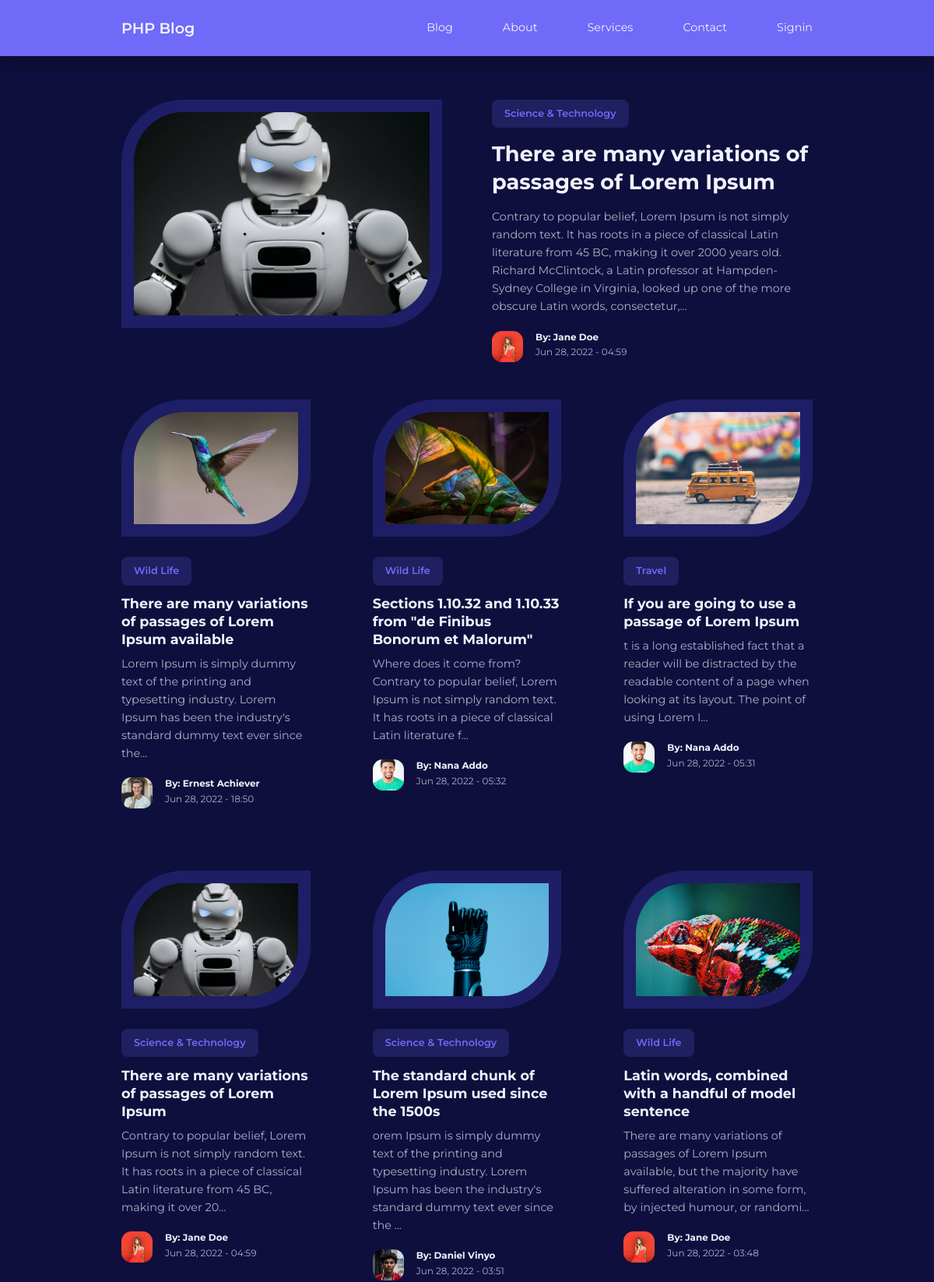
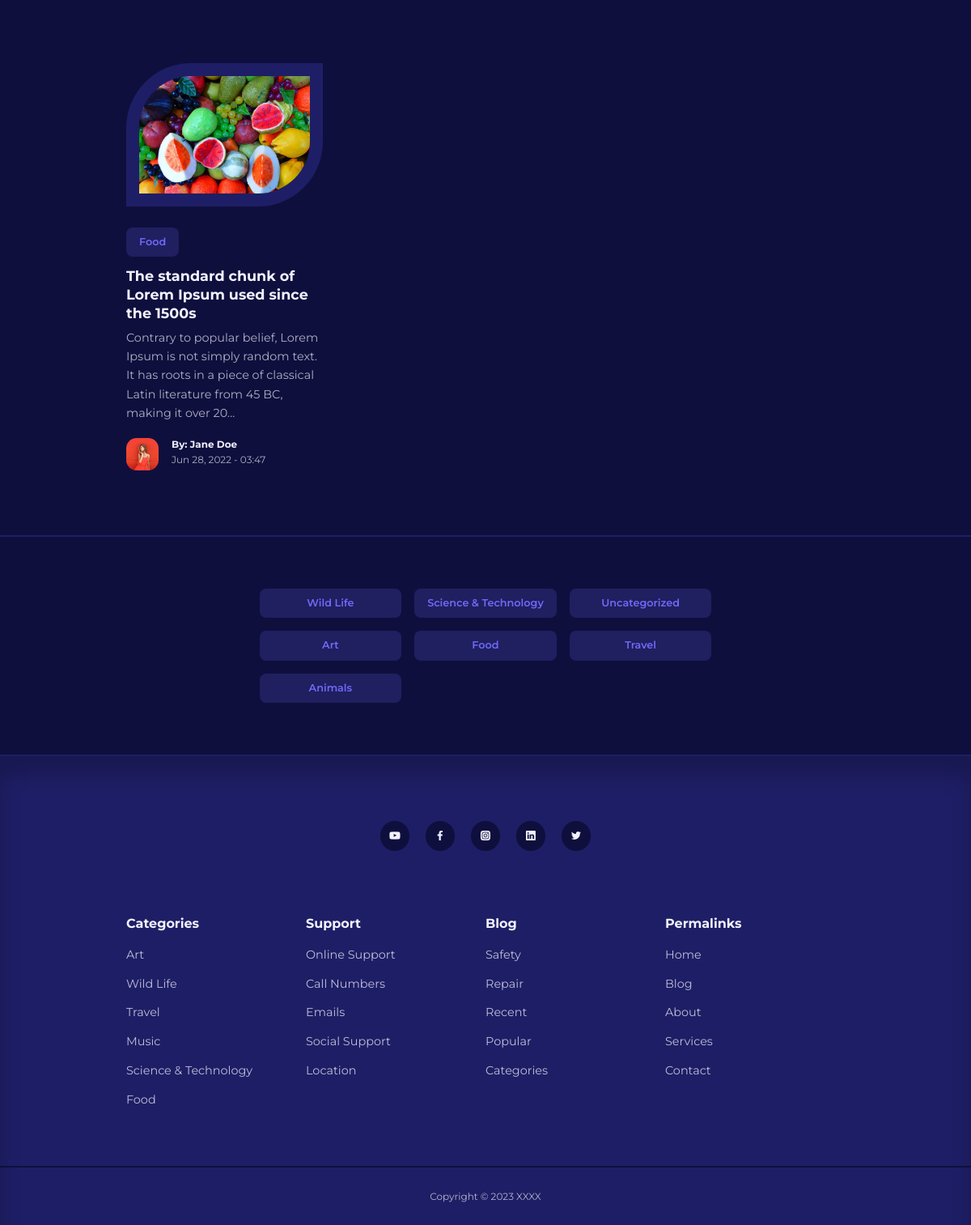
The page / on the database its author committed (2 pictures, top to bottom).
### tables this page shows
CREATE TABLE `posts` (
  `id` int(11) UNSIGNED NOT NULL,
  `title` varchar(255) NOT NULL,
  `body` text NOT NULL,
  `thumbnail` varchar(255) NOT NULL,
  `date_time` timestamp NOT NULL DEFAULT current_timestamp(),
  `category_id` int(11) UNSIGNED DEFAULT NULL,
  `author_id` int(11) UNSIGNED NOT NULL,
  `is_featured` tinyint(1) NOT NULL
);

CREATE TABLE `categories` (
  `id` int(11) UNSIGNED NOT NULL,
  `title` varchar(50) NOT NULL,
  `description` text NOT NULL
);

CREATE TABLE `users` (
  `id` int(11) UNSIGNED NOT NULL,
  `firstname` varchar(50) NOT NULL,
  `lastname` varchar(50) NOT NULL,
  `username` varchar(50) NOT NULL,
  `email` varchar(100) NOT NULL,
  `password` varchar(255) NOT NULL,
  `avatar` varchar(255) NOT NULL,
  `is_admin` tinyint(1) NOT NULL
);

### index.php (the view)
<?php
include 'partials/header.php';
$featured_query = "SELECT * FROM posts WHERE is_featured = 1";
$featured_result = mysqli_query($connection, $featured_query);
$featured = mysqli_fetch_assoc($featured_result);
$query = "SELECT * FROM posts ORDER BY date_time DESC LIMIT 9";
$posts = mysqli_query($connection, $query);
?>
<?php if (mysqli_num_rows($featured_result) == 1) : ?>
    <section class="featured">
        <div class="container featured__container">
            <div class="post__thumbnail">
                <img src="./images/<?= $featured['thumbnail'] ?>">
            </div>
            <div class="post__info">
                <?php
                $category_id = $featured['category_id'];
                $category_query = "SELECT * FROM categories WHERE id = $category_id";
                $category_result = mysqli_query($connection, $category_query);
                $category = mysqli_fetch_assoc($category_result);
                $category_title = $category['title'];
                ?>
                <a href="<?= ROOT_URL ?>category-posts.php?id=<?= $featured['category_id'] ?>" class="category__button"><?= $category_title ?></a>
                <h2 class="post__title"><a href="<?= ROOT_URL ?>post.php?id=<?= $featured['id'] ?>"><?= $featured['title'] ?></a></h2>
                <p class="post__body">
                    <?= substr($featured['body'], 0, 300) ?>...
                </p>
                <?php
                $author_id = $featured['author_id'];
                $author_query = "SELECT * FROM users WHERE id = $author_id";
                $author_result = mysqli_query($connection, $author_query);
                $author = mysqli_fetch_assoc($author_result);
                $author_name = "{$author['firstname']} {$author['lastname']}";
                $author_avatar = $author['avatar'];
                ?>
                <div class="post__author">
                    <div class="post__author-avatar">
                        <img src="./images/<?= $author_avatar ?>">
                    </div>
                    <div class="post__author-info">
                        <h5>By: <?= $author_name ?></h5>
                        <small><?= date("M d, Y - H:i", strtotime($featured['date_time'])) ?></small>
                    </div>
                </div>
            </div>
        </div>
    </section>
<?php endif; ?>
<section class="posts <?= $featured ? '' : 'section__extra-margin' ?>">
    <div class="container posts__container">
        <?php while ($post = mysqli_fetch_assoc($posts)) : ?>
            <article class="post">
                <div class="post__thumbnail">
                    <img src="./images/<?= $post['thumbnail'] ?>">
                </div>
                <div class="post__info">
                    <?php
                    $category_id = $post['category_id'];
                    $category_query = "SELECT * FROM categories WHERE id = $category_id";
                    $category_result = mysqli_query($connection, $category_query);
                    $category = mysqli_fetch_assoc($category_result);
                    $category_title = $category['title'];
                    ?>
                    <a href="<?= ROOT_URL ?>category-posts.php?id=<?= $post['category_id'] ?>" class="category__button"><?= $category_title ?></a>
                    <h3 class="post__title">
                        <a href="<?= ROOT_URL ?>post.php?id=<?= $post['id'] ?>"><?= $post['title'] ?></a>
                    </h3>
                    <p class="post__body">
                        <?= substr($post['body'], 0, 150) ?>...
                    </p>
                    <div class="post__author">
                        <?php
                        $author_id = $post['author_id'];
                        $author_query = "SELECT * FROM users WHERE id = $author_id";
                        $author_result = mysqli_query($connection, $author_query);
                        $author = mysqli_fetch_assoc($author_result);
                        $author_name = "{$author['firstname']} {$author['lastname']}";
                        $author_avatar = $author['avatar'];
                        ?>
                        <div class="post__author-avatar">
                            <img src="./images/<?= $author_avatar ?>">
                        </div>
                        <div class="post__author-info">
                            <h5>By: <?= $author_name ?></h5>
                            <small><?= date("M d, Y - H:i", strtotime($post['date_time'])) ?></small>
                        </div>
                    </div>
                </div>
            </article>
        <?php endwhile ?>
    </div>
</section>
<section class="category__buttons">
    <div class="container category__buttons-container">
        <?php
        $all_categories_query = "SELECT * FROM categories";
        $all_categories_result = mysqli_query($connection, $all_categories_query);
        ?>
        <?php while ($category = mysqli_fetch_assoc($all_categories_result)) : ?>
            <a href="<?= ROOT_URL ?>category-posts.php?id=<?= $category['id'] ?>" class="category__button"><?= $category['title'] ?></a>
        <?php endwhile ?>
    </div>
</section>
<?php
include 'partials/footer.php';
?>

### partials/header.php (shortened to what this page needs)
<!DOCTYPE html>
<html lang="en">
<head>
  <link rel="stylesheet" href="<?= ROOT_URL ?>css/style.css">
  <link rel="stylesheet" href="https://unicons.iconscout.com/release/v4.0.0/css/line.css">
</head>
<body>
  <nav>
    <div class="container nav__container">
      <a href="<?= ROOT_URL ?>" class="nav__logo">PHP Blog</a>
      <ul class="nav__items">
        <li><a href="<?= ROOT_URL ?>blog.php">Blog</a></li>
        <li><a href="<?= ROOT_URL ?>about.php">About</a></li>
        <li><a href="<?= ROOT_URL ?>services.php">Services</a></li>
        <li><a href="<?= ROOT_URL ?>contact.php">Contact</a></li>
        <?php if (isset($_SESSION['user-id'])) : ?>
          <li class="nav__profile">
            <div class="avatar">
              <img src="<?= ROOT_URL . 'images/' . $avatar ?>">
            </div>
            <ul>
              <li><a href="<?= ROOT_URL ?>admin/index.php">Dashboard</a></li>
              <li><a href="<?= ROOT_URL ?>logout.php">Logout</a></li>
            </ul>
          </li>
        <?php else : ?>
          <li><a href="signin.php">Signin</a></li>
        <?php endif; ?>
      </ul>
    </div>
  </nav>

### partials/footer.php (shortened to what this page needs)
<footer>
  <div class="footer__socials">
    <a href="https://youtube.com/egatortutorials" target="_blank"><i class="uil uil-youtube"></i></a>
    <a href="https://facebook.com" target="_blank"><i class="uil uil-facebook-f"></i></a>
    <a href="https://instagram.com" target="_blank"><i class="uil uil-instagram-alt"></i></a>
    <a href="https://linkedin.com" target="_blank"><i class="uil uil-linkedin"></i></a>
    <a href="https://twitter.com" target="_blank"><i class="uil uil-twitter"></i></a>
  </div>
  <div class="container footer__container">
    <article>
      <h4>Categories</h4>
      <ul>
        <li><a href="">Art</a></li>
        <li><a href="">Wild Life</a></li>
        <li><a href="">Travel</a></li>
        <li><a href="">Music</a></li>
        <li><a href="">Science & Technology</a></li>
        <li><a href="">Food</a></li>
      </ul>
    </article>
    <article>
      <h4>Support</h4>
      <ul>
        <li><a href="">Online Support</a></li>
        <li><a href="">Call Numbers</a></li>
        <li><a href="">Emails</a></li>
        <li><a href="">Social Support</a></li>
        <li><a href="">Location</a></li>
      </ul>
    </article>
    <article>
      <h4>Blog</h4>
      <ul>
        <li><a href="">Safety</a></li>
        <li><a href="">Repair</a></li>
        <li><a href="">Recent</a></li>
        <li><a href="">Popular</a></li>
        <li><a href="">Categories</a></li>
      </ul>
    </article>
    <article>
      <h4>Permalinks</h4>
      <ul>
        <li><a href="">Home</a></li>
        <li><a href="">Blog</a></li>
        <li><a href="">About</a></li>
        <li><a href="">Services</a></li>
        <li><a href="">Contact</a></li>
      </ul>
    </article>
  </div>
  <div class="footer__copyright">
    <small>Copyright &copy; 2023 XXXX</small>
  </div>
</footer>
</body>
</html>

### css/style.css (style rules this page uses)
:root { --color-primary: #6f6af8; --color-primary-light: hsl(242, 91%, 69%, 18%); --color-primary-variant: #5854c7; --color-red: #da0f3f; --color-red-light: hsl(346, 87%, 46%, 15%); --color-green: #00c476; --color-green-light: hsl(156, 100%, 38%, 15%); --color-gray-900: #1e1e66; --color-gray-700: #2d2b7c; --color-gray-300: rgba(242, 242, 254, 0.3); --color-gray-200: rgba(242, 242, 254, 0.7); --color-white: #f2f2fe; --color-bg: #0f0f3e; --transition: all 300ms ease; --container-width-lg: 74%; --container-width-md: 88%; --form-width: 40%; --card-border-radius-1: 0.3rem; --card-border-radius-2: 0.5rem; --card-border-radius-3: 0.8rem; --card-border-radius-4: 2rem; --card-border-radius-5: 5rem; }
* { margin: 0; padding: 0; outline: 0; border: 0; appearance: 0; list-style: none; text-decoration: none; box-sizing: border-box; }
body { font-family: 'Montserrat', sans-serif; line-height: 1.6; color: var(--color-gray-200); overflow-x: hidden; background: var(--color-bg); font-size: 0.9rem; }
.container { width: var(--container-width-lg); max-width: 1800px; margin-inline: auto; }
section { margin-top: 3rem; width: 100vw; }
h1, h2, h3, h4, h5 { color: var(--color-white); line-height: 1.3; }
h2 { font-size: 1.7rem; margin: 1rem 0; }
h3 { font-size: 1.1rem; margin: 0.8rem 0 0.5rem; }
h4 { font-size: 1rem; }
a { color: var(--color-white); transition: var(--transition); }
img { display: block; width: 100%; object-fit: cover; }
nav { background: var(--color-primary); width: 100vw; height: 4.5rem; position: fixed; top: 0; z-index: 10; box-shadow: 0 1rem 1rem rgba(0, 0, 0, 0.2); }
.nav__container { height: 100%; display: flex; align-items: center; justify-content: space-between; }
.nav__logo { font-weight: 600; font-size: 1.2rem; }
.nav__items { display: flex; align-items: center; gap: 4rem; }
.category__button { background: var(--color-primary-light); color: var(--color-primary); display: inline-block; padding: 0.5rem 1rem; border-radius: var(--card-border-radius-2); font-weight: 600; font-size: 0.8rem; text-align: center; }
.post__thumbnail { border-radius: var(--card-border-radius-5) 0; border: 1rem solid var(--color-gray-900); overflow: hidden; margin-bottom: 1.6rem; }
.post__author { display: flex; gap: 1rem; margin-top: 1.2rem; }
.post__author-avatar { width: 2.5rem; height: 2.5rem; border-radius: var(--card-border-radius-3); overflow: hidden; }
.featured { margin-top: 8rem; }
.featured__container { display: grid; grid-template-columns: 1fr 1fr; gap: 4rem; }
.featured .post__thumbnail { height: fit-content; }
.posts__container { display: grid; grid-template-columns: repeat(3, 1fr); gap: 5rem; margin-bottom: 5rem;; }
.category__buttons { padding: 4rem 0; border-top: 2px solid var(--color-gray-900); border-bottom: 2px solid var(--color-gray-900); }
.category__buttons-container { width: fit-content; display: grid; grid-template-columns: repeat(3, 1fr); gap: 1rem; }
footer { background: var(--color-gray-900); padding: 5rem 0 0; box-shadow: inset 0 1.5rem 1.5rem rgba(0, 0, 0, 0.2); }
.footer__socials { margin-inline: auto; width: fit-content; margin-bottom: 5rem; display: flex; justify-content: space-between; align-items: center; gap: 1.2rem; }
.footer__socials a { background: var(--color-bg); border-radius: 50%; width: 2.3rem; height: 2.3rem; display: flex; align-items: center; justify-content: center; }
.footer__container { display: grid; grid-template-columns: repeat(4, 1fr); }
footer h4 { color: var(--color-white); margin-bottom: 0.6rem; }
footer ul li { padding: 0.4rem 0; }
footer ul a { opacity: 0.75; }
.footer__copyright { text-align: center; padding: 1.5rem 0; border-top: 2px solid var(--color-bg); margin-top: 4rem; }

### rows shown on the page
posts: thumbnail (picture), title "There are many variations of passages of Lorem Ipsum", body "Contrary to popular belief, Lorem Ipsum is not simply random text. It has roots in a piece of classical Latin literature from 45 BC, making it over 2000 years old. Richard McClintock, a Latin professor at Hampden-Sydney College in Virginia, looked up one of the more obscure Latin words, consectetur,", date_time "Jun 28, 2022 - 04:59", category.title "Science & Technology", body "Contrary to popular belief, Lorem Ipsum is not simply random text. It has roots in a piece of classical Latin literature from 45 BC, making it over 20", author.avatar (picture), author.lastname "Jane Doe"
categories: title "Science & Technology"
users: avatar (picture), author_name "Jane Doe"
posts: thumbnail (picture), category.title "Wild Life", title "There are many variations of passages of Lorem Ipsum available", body "Lorem Ipsum is simply dummy text of the printing and typesetting industry. Lorem Ipsum has been the industry's standard dummy text ever since the", author.avatar (picture), author.lastname "Ernest Achiever", date_time "Jun 28, 2022 - 18:50"
posts: thumbnail (picture), category.title "Wild Life", title "Sections 1.10.32 and 1.10.33 from \"de Finibus Bonorum et Malorum\"", body "Where does it come from? Contrary to popular belief, Lorem Ipsum is not simply random text. It has roots in a piece of classical Latin literature f", author.avatar (picture), author.lastname "Nana Addo", date_time "Jun 28, 2022 - 05:32"
posts: thumbnail (picture), category.title "Travel", title "If you are going to use a passage of Lorem Ipsum", body "t is a long established fact that a reader will be distracted by the readable content of a page when looking at its layout. The point of using Lorem I", author.avatar (picture), author.lastname "Nana Addo", date_time "Jun 28, 2022 - 05:31"
posts: thumbnail (picture), category.title "Science & Technology", title "The standard chunk of Lorem Ipsum used since the 1500s", body "orem Ipsum is simply dummy text of the printing and typesetting industry. Lorem Ipsum has been the industry's standard dummy text ever since the", author.avatar (picture), author.lastname "Daniel Vinyo", date_time "Jun 28, 2022 - 03:51"
posts: thumbnail (picture), category.title "Wild Life", title "Latin words, combined with a handful of model sentence", body "There are many variations of passages of Lorem Ipsum available, but the majority have suffered alteration in some form, by injected humour, or randomi", author.avatar (picture), author.lastname "Jane Doe", date_time "Jun 28, 2022 - 03:48"
posts: thumbnail (picture), category.title "Food", title "The standard chunk of Lorem Ipsum used since the 1500s", body "Contrary to popular belief, Lorem Ipsum is not simply random text. It has roots in a piece of classical Latin literature from 45 BC, making it over 20", author.avatar (picture), author.lastname "Jane Doe", date_time "Jun 28, 2022 - 03:47"
categories: title "Wild Life"
categories: title "Uncategorized"
categories: title "Art"
categories: title "Food"
categories: title "Travel"
categories: title "Animals"
